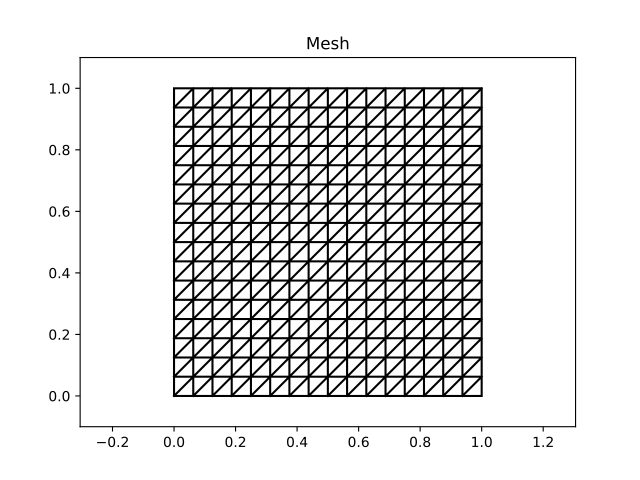

Generate this figure with Python:
import matplotlib.pyplot as plt
from numpy import sqrt

######################################################################
# Get a mesh and refine it

from PyNucleus import meshFactory

# show available options
meshFactory.print()

mesh = meshFactory('square', ax=0., ay=0., bx=1., by=1.)
for _ in range(3):
    mesh = mesh.refine()

print('Mesh:', mesh)
plt.figure().gca().set_title('Mesh')
mesh.plot()
